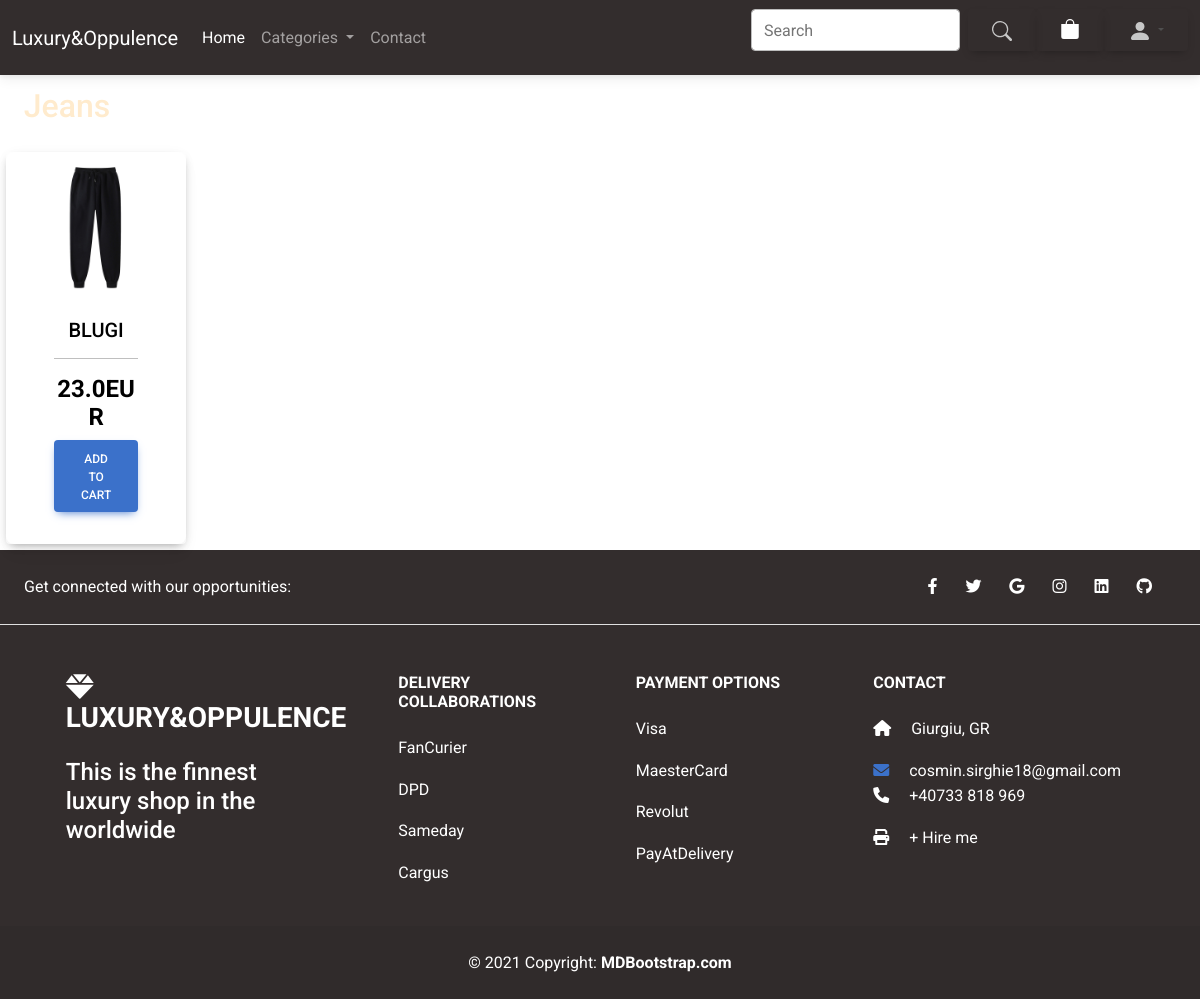
Before: /category/2 with the older database file.
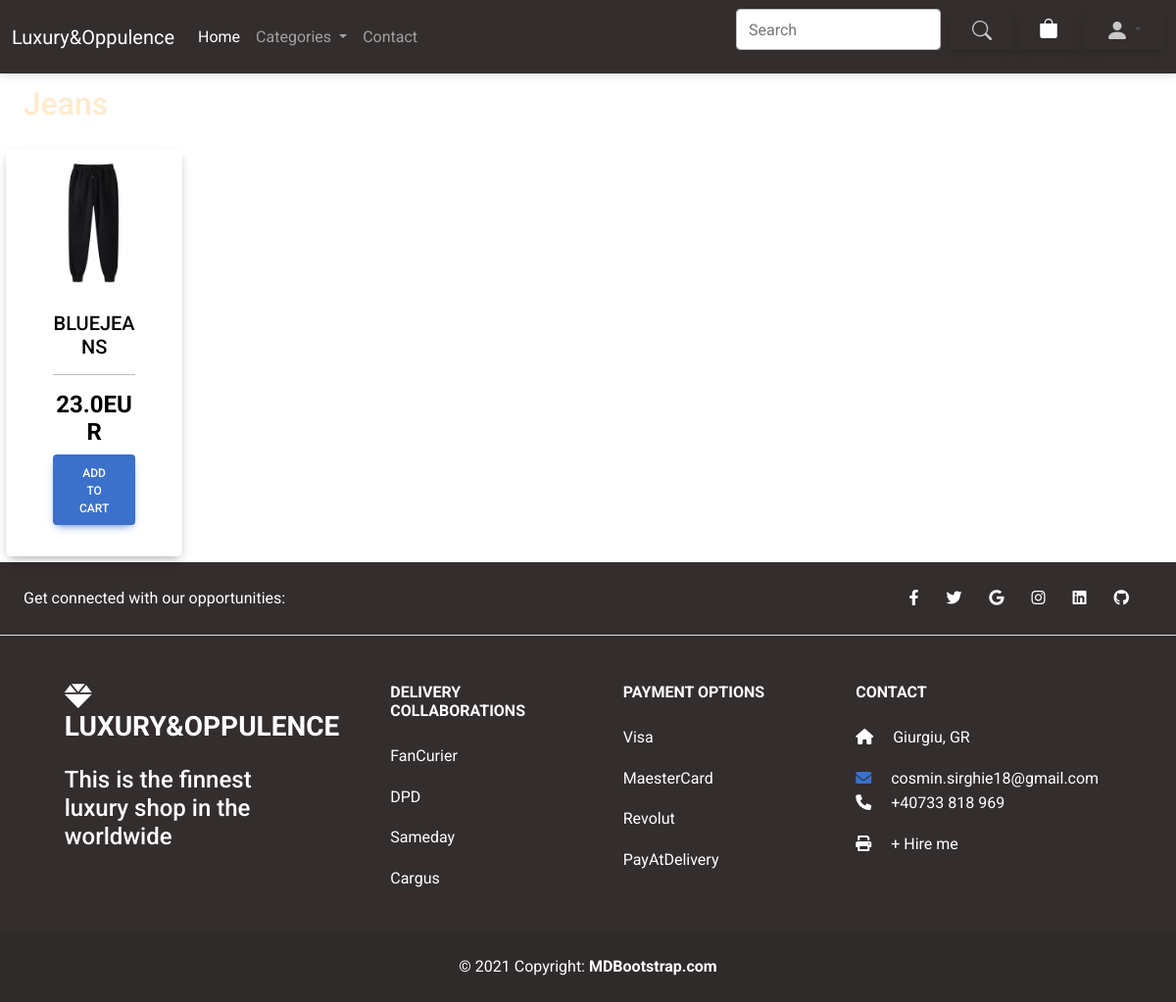
After: the same page with the newer database file.
### shop_mag/models.py (models this page shows, shortened)
class Item(models.Model):
    name = models.CharField(max_length=250)
    price = models.FloatField()
    category = models.ForeignKey(Category, on_delete=models.CASCADE)
    label = models.CharField(choices=LABEL_CHOICES, max_length=2, blank=False)
    color = models.CharField(choices=COLORS, max_length=50)
    gender = models.CharField(choices=gender, max_length=10)
    description = models.TextField(null=True)
    stock = models.IntegerField(default=10)
    photo = models.ImageField(null=True, max_length=255, upload_to="static/")
    slug = models.SlugField(auto_created=True)
    @property
    def get_image(self):
        try:
            url = self.photo.url
        except:
            url = ''
        return url

### shop_mag/views.py (the view)
# urls.py: path('category/<int:pk>', views.CategoryDetails.as_view(), name="category"),
class CategoryDetails(DetailView):
    model = Category
    context_object_name = 'category'
    template_name = 'category_details.html'

### shop_mag/context_processors.py (called while the page is built)
def navbar_data(request):
    categories = Category.objects.all()
    return {'categories': categories}

### shop_mag/models.py (called while the page is built)
    def items(self):
        return Item.objects.filter(category=self)

### templates/category_details.html (shortened to what this page needs)
{% extends 'base.html' %}
{% load static %}
{% block content %}
{% include 'products_block.html' with title=category.name product_list=category.items %}
{% endblock %}

### templates/products_block.html
    <div class="title" style="padding: 1%">
        <h2 style='padding-left: 1%; color: blanchedalmond'>{{ title }}</h2>
    </div>
    <div class="row">
        {% for item in product_list %}
            <div class="col-12 col-sm-6 col-md-3 col-lg-2" style="margin: .5%">
                <div class="card">
                    <a class="btn" href="{% url 'shop_mag:product_details' item.id %}">
                        <img class="card-img-top" src="{{ item.get_image }}" alt="Card image cap">
                        <div class="card-body" style="color: black">
                            <h5 class="card-title">{{ item.name }}</h5>
                            <hr>
                            <h4 style="display: inherit"><strong>{{ item.price }}EUR</strong></h4>
                            <button type="button" class="btn btn-primary">Add to cart</button>
                        </div>
                    </a>
                </div>
            </div>
        {% endfor %}
    </div>

Changed rows visible on the page:
changed Item: name "BLUGI" → "BLUEJEANS"
